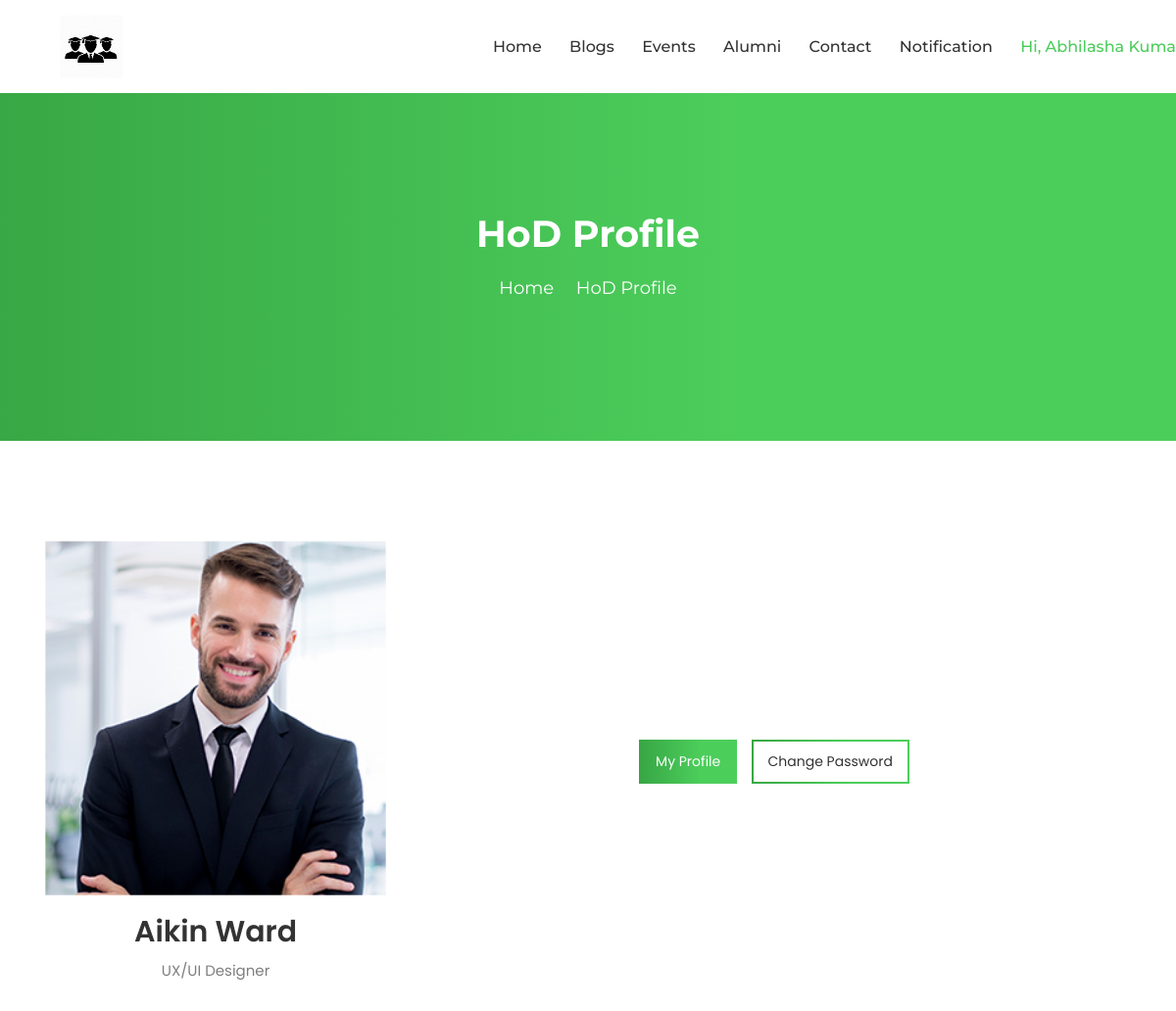
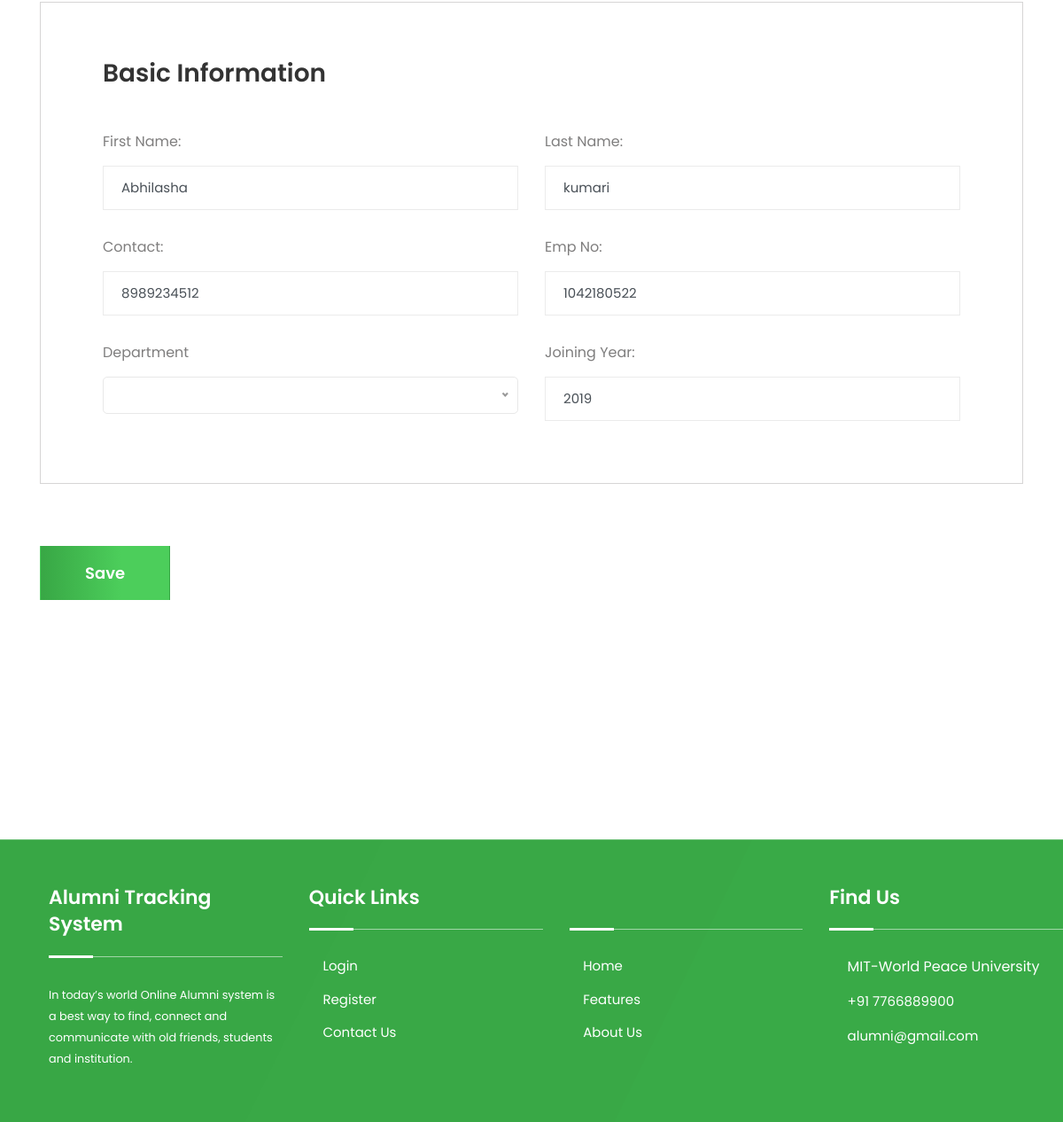
/profileHod.php (signed in), run on the app's committed database (2 pictures, top to bottom).
### tables this page shows
CREATE TABLE `tblregister` (
  `Uid` int(11) NOT NULL,
  `PrnEmpno` int(11) NOT NULL,
  `Fname` varchar(100) NOT NULL,
  `Lname` varchar(100) NOT NULL,
  `Email` varchar(100) NOT NULL,
  `Password` varchar(100) NOT NULL,
  `Gender` varchar(100) NOT NULL,
  `Dob` date NOT NULL,
  `Phone` bigint(20) NOT NULL,
  `Usertype` varchar(100) NOT NULL,
  `JoinYear` year(4) NOT NULL,
  `PassYear` year(4) NOT NULL,
  `Cousreid` int(11) DEFAULT NULL,
  `Deptid` int(11) DEFAULT NULL,
  `Desigid` int(11) DEFAULT NULL,
  `About` text DEFAULT NULL,
  `IsActive` tinyint(7) NOT NULL,
  `ProfilePic` varchar(100) DEFAULT NULL
);

### profileHod.php (the view, shortened to what this page needs)
<?php
    include_once("DbConnection.php");
?>
<!DOCTYPE html>
<html lang="zxx">
    <head>
    <?php include_once('cssLinks.php');?>
    </head>
    <body>
        <?php
            if($_SESSION['Type']=="Student")
            {
                include_once('headerStudent.php');
            }
        ?>
        <div class="page-title-area">
            <div class="d-table">
                <div class="d-table-cell">
                    <div class="container">
                        <div class="page-title-text">
                            <h2>HoD Profile</h2>
                            <ul>
                                <li>
                                    <a href="index.html">Home</a>
                                </li>
                                <li>
                                    <i class="icofont-simple-right"></i>
                                </li>
                                <li>HoD Profile</li>
                            </ul>
                        </div>
                    </div>
                </div>
            </div>
        </div>
        <div class="dashboard-area pt-100">
            <div class="container">
                <div class="row align-items-center">
                    <div class="col-lg-4">
                        <div class="dashboard-img">
                            <img src="assets/img/dashboard/1.jpg" alt="Dashboard">
                            <h3>Aikin Ward</h3>
                            <p>UX/UI Designer</p>
                        </div>
                    </div>
                    <div class="col-lg-8">
                        <div class="dashboard-nav">
                            <ul class="nav nav-pills mb-3" id="pills-tab" role="tablist">
                                <li class="nav-item">
                                    <a class="nav-link active" id="pills-home-tab" data-toggle="pill" href="#pills-home" role="tab" aria-controls="pills-home" aria-selected="true">My Profile</a>
                                </li>
                                <li class="nav-item">
                                    <a class="nav-link" id="pills-profile-tab" data-toggle="pill" href="#pills-profile" role="tab" aria-controls="pills-profile" aria-selected="false">Change Password</a>
                                </li>
                            </ul>
                        </div>
                    </div>
                </div>
                <div class="tab-content" id="pills-tabContent">
                    <div class="tab-pane fade show active" id="pills-home" role="tabpanel" aria-labelledby="pills-home-tab">
                    <?php
                        $uid=$_SESSION['UserID'];
                        $select="SELECT * from tblregister WHERE Uid=$uid";
                        $exe=mysqli_query($con,$select);
                        $fetch=mysqli_fetch_array($exe);
                        $fname=$fetch['Fname'];
                        $lname=$fetch['Lname'];
                        $phone=$fetch['Phone'];
                        $prnrmpno=$fetch['PrnEmpno'];
                        $jyear=$fetch['JoinYear'];
                    ?>
                        <form method="POST" name="myform" enctype="multipart/form-data">
                            <div class="create-information">
                                    <h3>Basic Information</h3>
                                    <div class="row">
                                        <div class="col-lg-6">
                                            <div class="form-group">
                                                <label>First Name:</label>
                                                <input type="text" name="txtfname" value="<?php echo $fname; ?>" class="form-control" placeholder="Aikin">
                                            </div>
                                        </div>
                                        <div class="col-lg-6">
                                            <div class="form-group">
                                                <label>Last Name:</label>
                                                <input type="text" name="txtlname" value="<?php echo $lname; ?>" class="form-control" placeholder="Ward">
                                            </div>
                                        </div>
                                        <div class="col-lg-6">
                                            <div class="form-group">
                                                <label>Contact:</label>
                                                <input type="text" name="txtphone" value="<?php echo $phone; ?>" class="form-control" placeholder="7800045231">
                                            </div>
                                        </div>
                                        <div class="col-lg-6">
                                            <div class="form-group">
                                                <label>Emp No:</label>
                                                <input type="text" name="txtempno" value="<?php echo $prnrmpno; ?>" class="form-control" placeholder="104289">
                                            </div>
                                        </div>
                                        <div class="col-lg-6">
                                            <div class="form-group">
                                                <label>Department</label>
                                                <div class="job-category-area">
                                                </div>
                                            </div>
                                        </div>
                                        <div class="col-lg-6">
                                            <div class="form-group">
                                                <label>Joining Year:</label>
                                                <input type="text" name="txtjyear" value="<?php echo $jyear; ?>" class="form-control" placeholder="2018">
                                            </div>
                                        </div>
                                    </div>
                            </div>
                            <div class="text-left">
                                <button type="submit" name="btnsubmit" class="btn create-ac-btn" onclick="return validate();">Save</button>
                            </div>
                        </form>
                    </div>
                </div>
            </div>
        </div>
      <?php include_once('footer.php');?>
    </body>
</html>

### assets/css/meanmenu.css (style rules this page uses)
body { font-family: "Oswald", sans-serif; padding: 0; margin: 0; font-size: 15px; background-color: #f1f1f1; }

### data on the page
tblregister: txtfname "Abhilasha", txtlname "kumari", txtphone "8989234512", txtempno "1042180522", txtjyear "2019"

### other printed values
$_SESSION['Firstname'] "Abhilasha"
